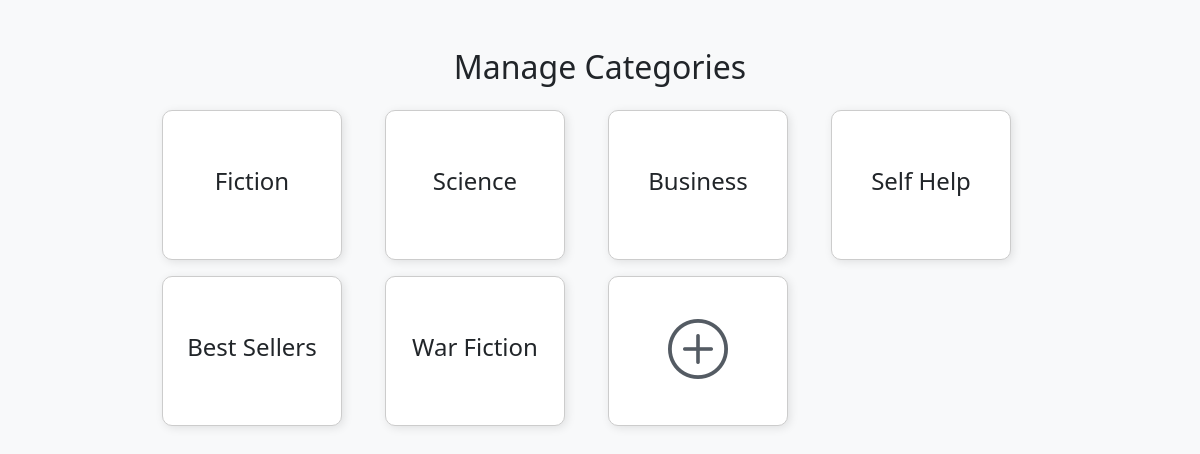
/create-categories/, run on an earlier commit of the app's database.
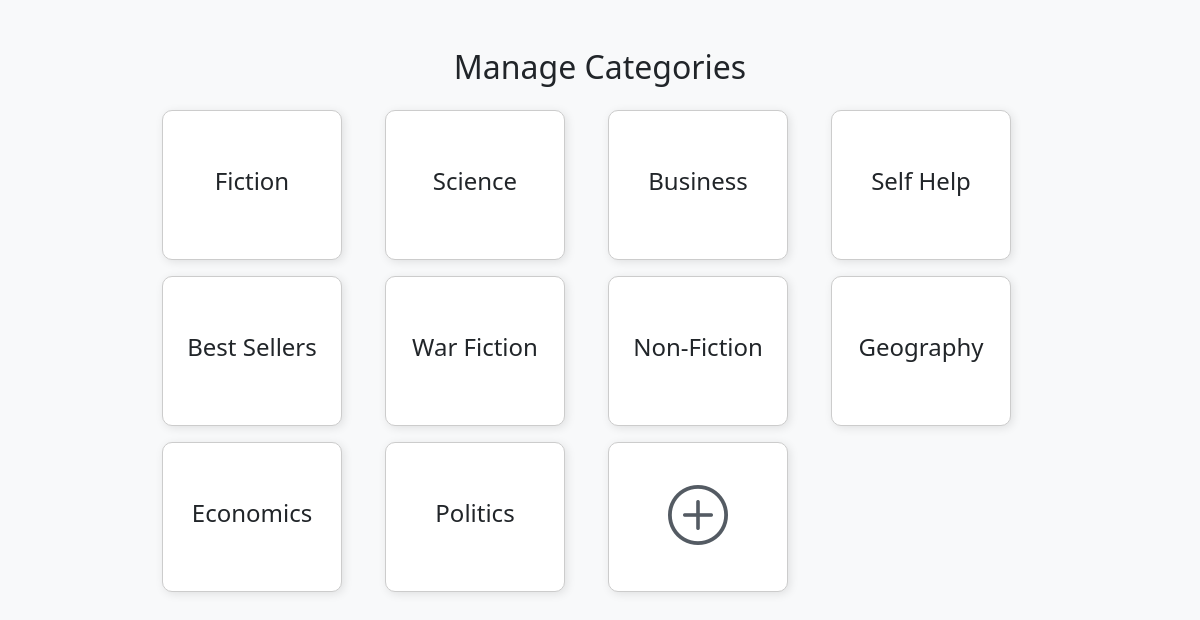
And on a later commit of the database.
### myapp/models.py (models this page shows, shortened)
class Category(models.Model):
    name = models.CharField(max_length=255)
    image = models.ImageField(upload_to='category_images/', blank=True, null=True)

### myapp/views.py (the view)
# urls.py: path('create-categories/', views.create_categories, name='create_categories'),
def create_categories(request):
    categories = Category.objects.all()
    return render(request, 'create_categories.html', {'categories': categories})

### templates/create_categories.html (shortened to what this page needs)
{% load static %}
<!DOCTYPE html>
<html lang="en">
<head>
    <link href="https://cdn.jsdelivr.net/npm/bootstrap@5.3.0/dist/css/bootstrap.min.css" rel="stylesheet">
    <link rel="stylesheet" href="https://cdn.jsdelivr.net/npm/bootstrap-icons/font/bootstrap-icons.css">
</head>
<body>
<div class="container mt-5">
    <h2 class="text-center mb-4">Manage Categories</h2>
    <div class="row g-3">
        {% for category in categories %}
            <div class="col-sm-3">
                <div class="category-box">
                    <a href="{% url 'category_detail' category.id %}" style="text-decoration: none;" class="text-dark"><h4>{{ category.name }}</h4></a>
                </div>
            </div>
        {% endfor %}
        <div class="col-sm-3">
            <a href="{% url 'create_category' %}" class="category-box add-category">
                <i class="bi bi-plus-circle"></i>
            </a>
        </div>
    </div>
</div>
</body>
</html>

What changed in the data, as far as the page shows it:
added Category: name "Non-Fiction"
added Category: name "Geography"
added Category: name "Economics"
added Category: name "Politics"
